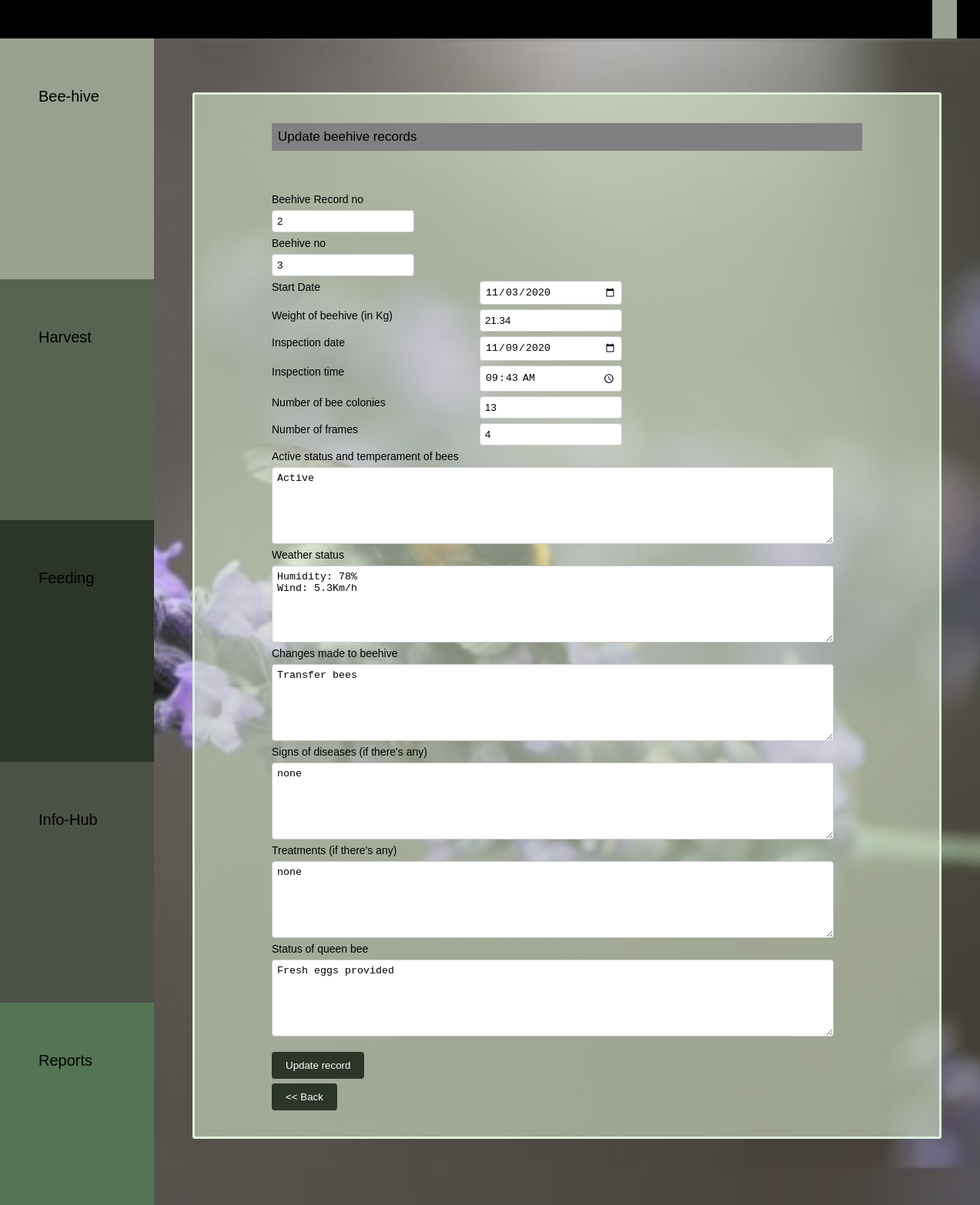
Page /php/bk_updatebeehive.php?BeehiveRecNo=2 on the earlier database version.
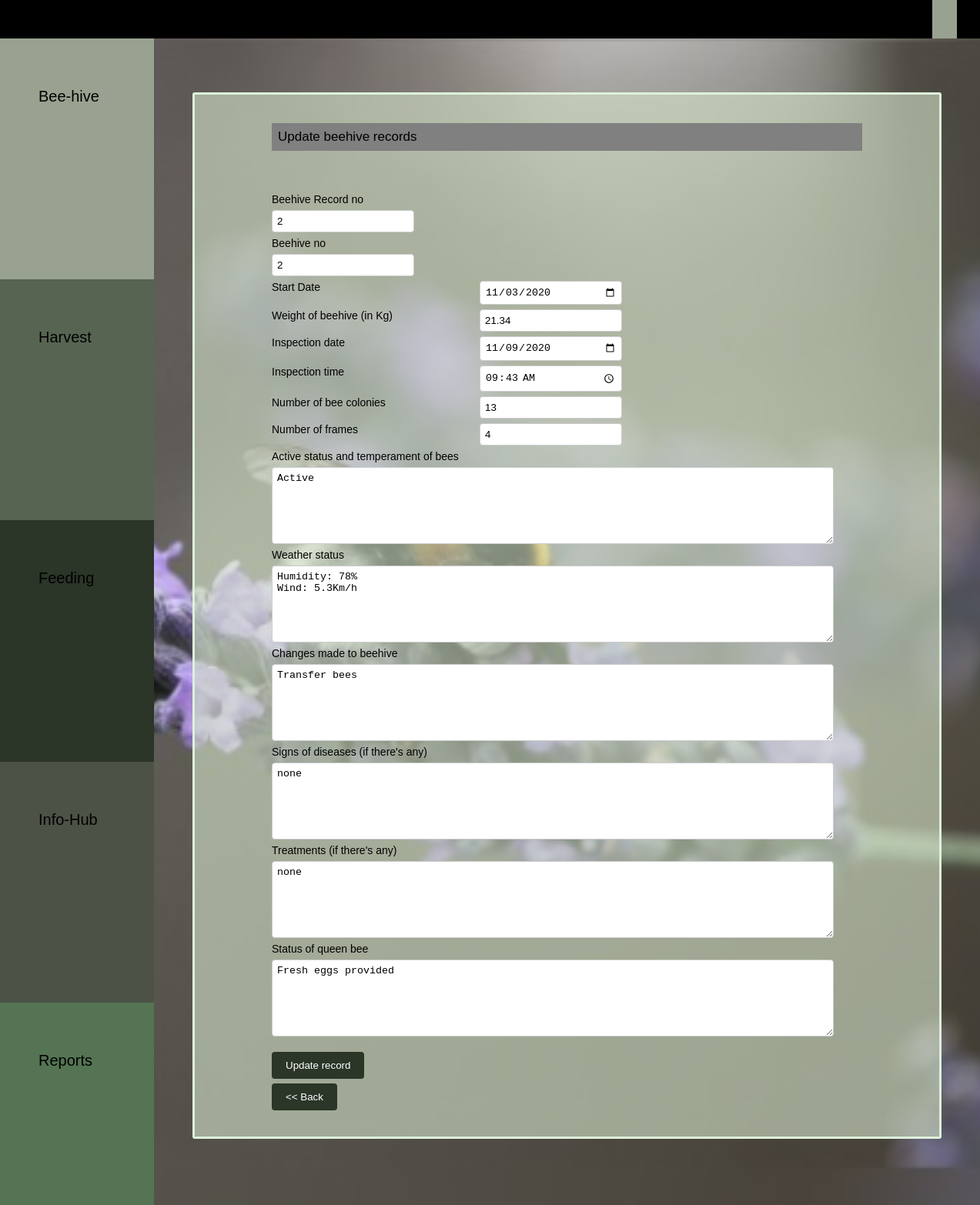
Same page on the later database version.
### tables this page shows
CREATE TABLE `beehive` (
  `BeehiveRecNo` int(10) NOT NULL,
  `userID` int(10) NOT NULL,
  `beehiveno` int(10) NOT NULL,
  `sdate` date NOT NULL,
  `idate` date NOT NULL,
  `itime` time(2) NOT NULL,
  `actstatus` varchar(200) NOT NULL,
  `wbeehive` varchar(200) NOT NULL,
  `wstatus` varchar(200) NOT NULL,
  `cbeehive` varchar(200) NOT NULL,
  `noframes` int(50) NOT NULL,
  `disease` varchar(200) NOT NULL,
  `treatment` varchar(200) NOT NULL,
  `sqbee` varchar(200) NOT NULL,
  `bcolony` int(10) NOT NULL
);

### php/bk_updatebeehive.php (the view, shortened to what this page needs)
<html>
    <head>
      <link rel="stylesheet" type="text/CSS" href="../css/bk_style.css">
      <link rel="stylesheet" type="text/CSS" href="../css/bk_catstyle.css">
    </head>
  <body  >
        <?php include('bk_navbar.php');
        include('bk_sidenavbar.php');
?>
<div class="main">
    <div class="bhivecontainer">
    <p >Update beehive records</p>
    <br />
    <br />
<?php
if(isset($_GET['BeehiveRecNo'])){
  $sql1 = "SELECT BeehiveRecNo,beehiveno,sdate,idate,itime,actstatus,wbeehive,wstatus,cbeehive,noframes,disease,treatment,sqbee,bcolony FROM beehive WHERE  BeehiveRecNo =".$_GET['BeehiveRecNo'];
  $result1= mysqli_query($connection,$sql1);
  while($row=mysqli_fetch_assoc($result1)){
        echo '<form  method="post" action="" ><div class="row" >';
        echo '<div class="col1">';
        echo 'Beehive Record no </div><div class="col2">';
        echo "<input type = 'number' name='BeehiveRecNo' required value ='".$row['BeehiveRecNo']."' readonly>";
        echo "</div>";
        echo "</div>";
        echo '<div class="row" >';
        echo '<div class="col1">';
        echo 'Beehive no </div><div class="col2"><input type = "number" name="beehiveno" required value ="'.$row['beehiveno'].'">';
        echo "</div>";
        echo "</div>";
        echo '<div class="row" >';
        echo '<div class="col1">';
        echo 'Start Date </div><div class="col1"><input type = "date" name="sdate" required value ="'.$row['sdate'].'" >';
        echo "</div>";
        echo '<div class="col1">';
        echo 'Weight of beehive (in Kg)</div><div class="c3"><input type = "number" name="wbeehive" required value ="'.$row['wbeehive'].'">';
        echo "</div>";
        echo "</div>";
        echo '<div class="row" >';
        echo '<div class="col1">';
        echo 'Inspection date </div><div class="col1"><input type = "date" name="idate" required value ="'.$row['idate'].'" >';
        echo "</div>";
        echo '<div class="col1">';
        echo 'Inspection time </div><div class="c3"><input type = "time" name="itime" required value ="'.$row['itime'].'" >';
        echo "</div>";
        echo "</div>";
        echo '<div class="row" >';
        echo '<div class="col1">';
        echo 'Number of bee colonies  </div><div class="col1"><input type = "number" name="bcolony" required value ="'.$row['bcolony'].'">';
        echo "</div>";
        echo '<div class="col1">';
        echo 'Number of frames </div><div class="c3"><input type = "number" name="noframes" required value ="'.$row['noframes'].'" >';
        echo "</div>";
        echo "</div>";
        echo '<div class="row" >';
        echo '<div class="col1">';
        echo 'Active status and temperament of bees </div><div class="col2"><textarea name="actstatus" required style="height:100px" placeholder ="">'.$row['actstatus']."</textarea>";
        echo "</div>";
        echo "</div>";
        echo '<div class="row" >';
        echo '<div class="col1">';
        echo 'Weather status </div><div class="col2"><textarea name="wstatus" style="height:100px" required placeholder ="">'.$row['wstatus']."</textarea>";
        echo "</div>";
        echo "</div>";
        echo '<div class="row" >';
        echo '<div class="col1">';
        echo 'Changes made to beehive </div><div class="col2"><textarea name="cbeehive" style="height:100px" required placeholder ="">'.$row['cbeehive']."</textarea>";
        echo "</div>";
        echo "</div>";
        echo '<div class="row" >';
        echo '<div class="col1">';
        echo "Signs of diseases (if there's any)</div><div class='col2'><textarea name='disease' style='height:100px' placeholder =''>".$row['disease']."</textarea>";
        echo "</div>";
        echo "</div>";
        echo '<div class="row" >';
        echo '<div class="col1">';
        echo "Treatments (if there's any) </div><div class='col2'><textarea name='treatment' style='height:100px' placeholder =''>".$row['treatment'].'</textarea>';
        echo "</div>";
        echo "</div>";
        echo '<div class="row" >';
        echo '<div class="col1">';
        echo 'Status of queen bee </div><div class="col2"><textarea name="sqbee" style="height:100px"required placeholder ="">'.$row['sqbee']."</textarea>";
        echo "</div>";
        echo "</div>";
        echo '<div class="row"><div class="c1" style="width: 910px"><input type="submit" value="Update record" name="update" ></div></form>';
  }}
?>
<form  action="bk_viewbeehive.php" method="post" >
        <div class="c2" style="width: 90px">
        <input type="submit" value="<< Back" name="back" >
        </div>
</div>
    </div>
<br />
<br />
  </body>
</html>

### php/bk_navbar.php (shortened to what this page needs)
<html>
<head>
<link rel="stylesheet" type="text/CSS" href="../css/bk_style.css">
</head>
<body>
<div class="topnav">
  <div class="dropdown">
  <button onclick="myFunction()" class="dropbtn"><?php echo $_SESSION['username']; ?></button>
</div>
</div>
</body>
</html>

### php/bk_sidenavbar.php
<html>
<head>
<link rel="stylesheet" type="text/CSS" href="../css/bk_catstyle.css">
</head>
<body>
<div class="sidenav">
  <a href="beekeeperindex.php" style="background-color:#99a290"><font type="arial" >Bee-hive</font></a>
  <a href="bk_harvest.php" style="background-color:#576452"><font type="arial">Harvest</arial></a>
  <a href="bk_feeding.php" style="background-color:#2b3528"><font type="arial">Feeding</arial></a>
  <a href="bk_infohub.php" style="background-color:#4c5246"><font type="arial">Info-Hub</arial></a>
  <a href="bk_reports.php" style="background-color:#547454">Reports</a></li>
</div>
</body>
</html>

### css/bk_style.css (style rules this page uses)
body { margin: 0; font-family: Arial, Helvetica, sans-serif; }
a { text-decoration:none; }
.topnav { top: 0; height: 50px; position: fixed; background-color: black; width: 100%; }
.dropdown { float: right; overflow: hidden; padding-right: 30px; }
.dropdown .dropbtn { font-size: 16px; border: none; outline: none; color: black; padding: 14px 16px; height: 50px; font-family: inherit; margin: 0; background-color:#99a290; }
.bhivecontainer { background-color: #d4e2c89d; padding: 20px 100px 20px 100px; border: 3px solid rgb(222, 240, 219); border-radius: 3px; font-size: 14px; }
.bhivecontainer p { font-size: 17px; color: black; text-align: left; padding: 8px; background-color: #808080; }
.col1 { float: left; width: 270px; margin-top: 6px; }
.col2 { float: left; width: 730px; margin-top: 6px; }
.c1 { float: left; width: 815px; margin-top: 6px; }
.c2 { float: left; width: 185px; margin-top: 6px; }
.c3 { float: left; width: 200px; margin-top: 6px; }
.row:after { content: ""; display: table; clear: both; }
input[type=submit] { background-color: #2b3528; color: white; padding: 10px 18px; border: none; border-radius: 4px; cursor: pointer; float: left; }
input[type=text],select, textarea { width: 100%; padding: 6px; border: 1px solid #ccc; border-radius: 4px; resize: vertical; }
input[type=number] , input[type=date], input[type=time] { padding: 6px; border: 1px solid #ccc; border-radius: 4px; resize: vertical; width: 185px; }

### css/bk_catstyle.css (style rules this page uses)
body { margin: 0; font-family: Arial; background-position: center; background-repeat: no-repeat; background-size: cover; background-attachment: fixed; background-image: url(../img/12.png); }
.sidenav { margin-top: 50px; height: 100%; width: 200px; position: fixed; top: 0; left: 0; overflow-x: hidden; }
.sidenav a { text-decoration: none; font-size: 20px; color: black; display: block; width:100%; padding-left: 50px; padding-top: 40px; line-height: 70px; height: 20%; box-sizing: border-box; border-bottom: 0px solid #333; transition: .5s; }
.main { margin-left: 250px; margin-right: 50px; margin-bottom: 50px; margin-top: 120px; }
* { box-sizing: border-box; }

Differences in the rows shown:
changed beehive "Active": beehiveno "3" → "2"
